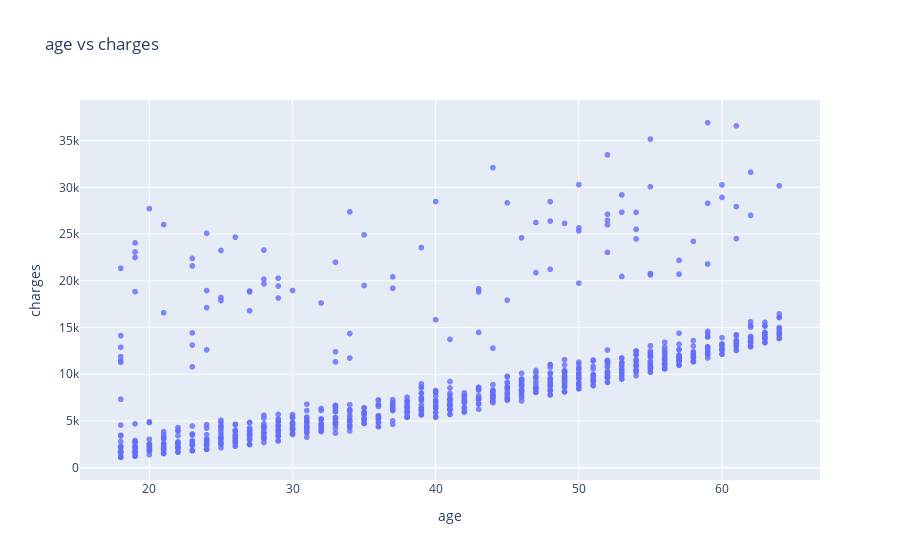

The notebook cell this image was saved under:
### Code cell
non_smokers=medicalpdf[medicalpdf.smoker== 'no']
fig=xp.scatter(non_smokers,x='age',y='charges',opacity=0.8,title="age vs charges")
fig.show()

### Figure 1 — Plotly figure (JSON) as saved in the notebook; plotly's stock layout.template omitted (floating-point values rounded to 4 significant figures; data arrays with more than 128 entries replaced by an {"elided": "..."} marker saying what was removed)
{"data": [{"hovertemplate": "age=%{x}<br>charges=%{y}<extra></extra>", "legendgroup": "", "marker": {"color": "#636efa", "opacity": 0.8, "symbol": "circle"}, "mode": "markers", "name": "", "showlegend": false, "type": "scattergl", "x": {"elided": "1064 int values"}, "xaxis": "x", "y": {"elided": "1064 float values"}, "yaxis": "y"}], "layout": {"legend": {"tracegroupgap": 0}, "title": {"text": "age vs charges"}, "xaxis": {"anchor": "y", "domain": [0, 1], "title": {"text": "age"}}, "yaxis": {"anchor": "x", "domain": [0, 1], "title": {"text": "charges"}}}}
